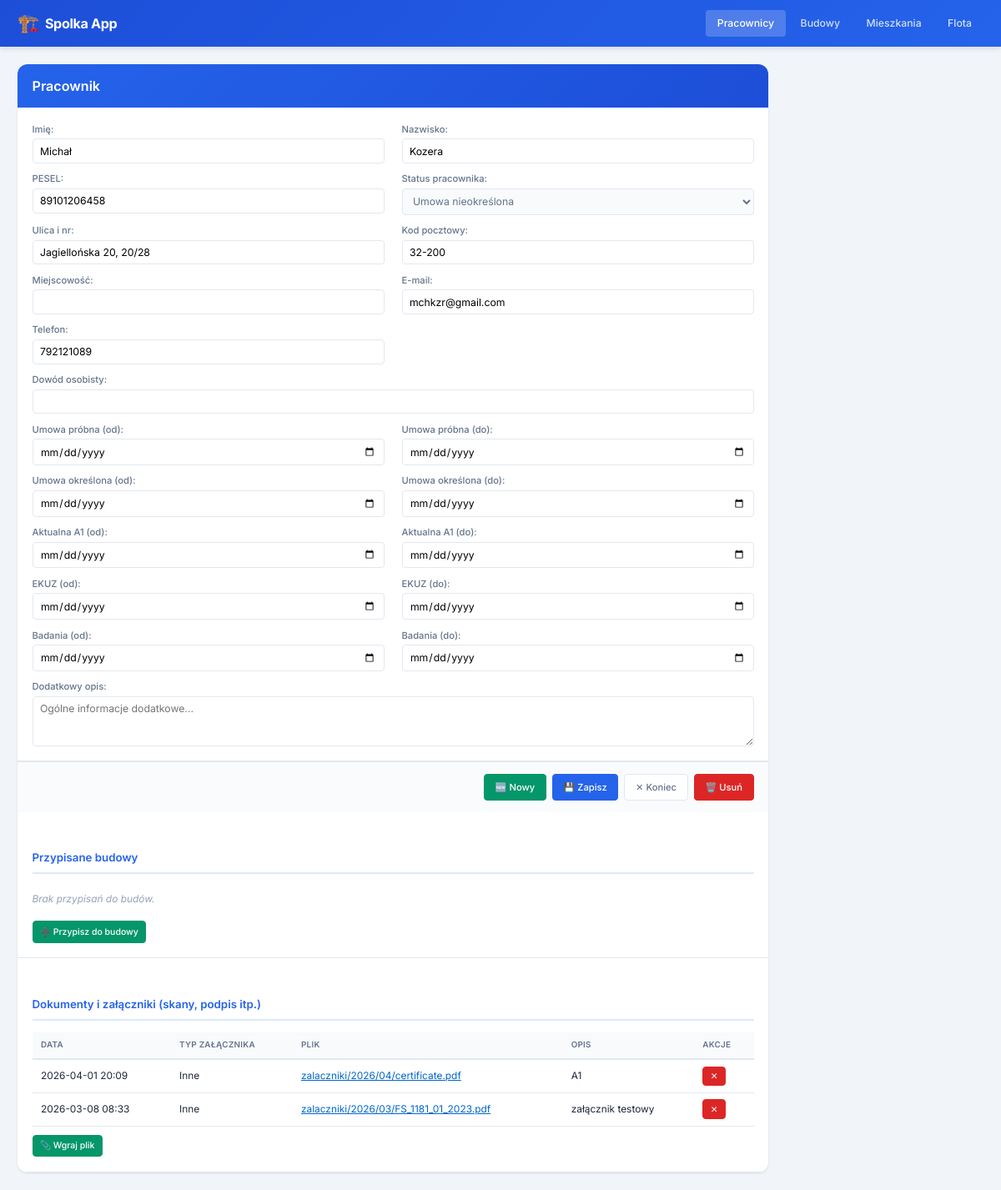
The app's page /pracownicy/1/ with its own data.
### kadry/models.py (models this page shows, shortened)
class Pracownik(models.Model):
    STATUS_CHOICES = [
        ("nieokreslona", "Umowa nieokreślona"),
        ("okreslona", "Umowa określona"),
        ("probna", "Umowa próbna"),
        ("rezygnacja", "Rezygnacja / Zwolniony"),
    ]
    imie = models.CharField("Imię", max_length=100)
    nazwisko = models.CharField("Nazwisko", max_length=100)
    pesel = models.CharField("PESEL", max_length=11, unique=True)
    ulica_nr = models.CharField("Ulica i nr", max_length=200, blank=True)
    kod_pocztowy = models.CharField("Kod pocztowy", max_length=10, blank=True)
    miejscowosc = models.CharField("Miejscowość", max_length=150, blank=True)
    email = models.EmailField("E-mail", blank=True)
    dowod_osobisty = models.CharField("Dowód osobisty", max_length=20, blank=True)
    telefon = models.CharField("Telefon", max_length=20, blank=True)
    status = models.CharField("Status pracownika", max_length=20, choices=STATUS_CHOICES, default="nieokreslona")
    umowa_probna_od = models.DateField("Umowa próbna (od)", null=True, blank=True)
    umowa_probna_do = models.DateField("Umowa próbna (do)", null=True, blank=True)
    umowa_okreslona_od = models.DateField("Umowa określona (od)", null=True, blank=True)
    umowa_okreslona_do = models.DateField("Umowa określona (do)", null=True, blank=True)
    a1_od = models.DateField("Aktualna A1 (od)", null=True, blank=True)
    a1_do = models.DateField("Aktualna A1 (do)", null=True, blank=True)
    ekuz_od = models.DateField("EKUZ (od)", null=True, blank=True)
    ekuz_do = models.DateField("EKUZ (do)", null=True, blank=True)
    badania_od = models.DateField("Badania (od)", null=True, blank=True)
    badania_do = models.DateField("Badania (do)", null=True, blank=True)
    opis = models.TextField("Dodatkowy opis", blank=True)
    data_utworzenia = models.DateTimeField("Data utworzenia", auto_now_add=True)
    class Meta:
        verbose_name = "Pracownik"
        verbose_name_plural = "Pracownicy"
        ordering = ["nazwisko", "imie"]

class Zalacznik(models.Model):
    TYP_CHOICES = [
        ("dowod_przod", "Dowód osobisty - przód"),
        ("dowod_tyl", "Dowód osobisty - tył"),
        ("wzor_podpisu", "Wzór podpisu"),
        ("skan", "Skan dokumentu"),
        ("zdjecie", "Zdjęcie"),
        ("inne", "Inne"),
    ]
    content_type = models.ForeignKey(ContentType, on_delete=models.CASCADE)
    object_id = models.PositiveIntegerField()
    content_object = GenericForeignKey("content_type", "object_id")
    plik = models.FileField("Plik", upload_to="zalaczniki/%Y/%m/")
    typ_dokumentu = models.CharField("Typ załącznika", max_length=50, choices=TYP_CHOICES, default="inne")
    opis = models.CharField("Opcjonalny opis", max_length=255, blank=True)
    data_dodania = models.DateTimeField("Data dodania", auto_now_add=True)
    class Meta:
        verbose_name = "Załącznik"
        verbose_name_plural = "Załączniki"
        ordering = ["-data_dodania"]

### kadry/views.py (the view)
# urls.py: path("pracownicy/<int:pk>/", views.pracownik_detail, name="pracownik_detail"),
def pracownik_detail(request, pk):
    obj = get_object_or_404(Pracownik, pk=pk)
    if request.method == "POST":
        form = PracownikForm(request.POST, instance=obj)
        if form.is_valid():
            form.save()
            django_messages.success(request, "Zapisano zmiany.")
            return redirect("pracownik_detail", pk=obj.pk)
    else:
        form = PracownikForm(instance=obj)
    przypisania = PracownikBudowa.objects.filter(pracownik=obj).select_related("budowa")
    przypisanie_form = PracownikBudowaForm(initial={"pracownik": obj})
    ct = ContentType.objects.get_for_model(Pracownik)
    zalaczniki = Zalacznik.objects.filter(content_type=ct, object_id=obj.pk)
    zalacznik_form = ZalacznikForm()
    context = {
        "form": form,
        "object": obj,
        "module_name": "Pracownik",
        "list_url_name": "pracownik_list",
        "przypisania": przypisania,
        "przypisanie_form": przypisanie_form,
        "zalaczniki": zalaczniki,
        "zalacznik_form": zalacznik_form,
        "content_type_id": ct.pk,
    }
    return render(request, "kadry/pracownik_form.html", context)

### kadry/forms.py
class PracownikBudowaForm(forms.ModelForm):
    class Meta:
        model = PracownikBudowa
        fields = ["budowa", "data_od", "data_do", "godziny"]
        widgets = {
            "budowa": forms.Select(attrs={"class": "form-input"}),
            "data_od": forms.DateInput(attrs={"class": "form-input", "type": "date"}),
            "data_do": forms.DateInput(attrs={"class": "form-input", "type": "date"}),
            "godziny": forms.NumberInput(attrs={"class": "form-input", "step": "0.1"}),
        }

### kadry/templates/kadry/pracownik_form.html (shortened to what this page needs)
{% extends "kadry/base.html" %}
{% block content %}
<div class="detail-view">
    <div class="detail-header">
        <h1 class="detail-title">{{ module_name }}</h1>
    </div>
    <form method="post" enctype="multipart/form-data" class="detail-form">
        <div class="form-section">
            <div class="form-grid">
                {% for field in form %}
                <div class="form-group {% if field.name == 'dowod_osobisty' or field.name == 'opis' %}form-group-wide{% endif %} {% if field.errors %}has-error{% endif %}">
                    <label class="form-label" for="{{ field.id_for_label }}">{{ field.label }}:</label>
                    {{ field }}
                </div>
                {% endfor %}
            </div>
        </div>
        <div class="form-actions">
            {% if object %}
            <a href="{% url 'pracownik_create' %}" class="btn btn-new">🆕 Nowy</a>
            {% endif %}
            <button type="submit" class="btn btn-save">💾 Zapisz</button>
            <a href="{% url list_url_name %}" class="btn btn-cancel">✕ Koniec</a>
            {% if object %}
            <a href="{% url 'pracownik_delete' pk=object.pk %}" class="btn btn-danger">🗑️ Usuń</a>
            {% endif %}
        </div>
    </form>
    {% if object %}
    <div class="form-section" style="margin-top: 2rem;">
        <h2 class="section-title">Przypisane budowy</h2>
        {% if przypisania %}
        <table class="data-table sub-table">
            <thead>
                <tr>
                    <th>Budowa</th>
                    <th>Data od</th>
                    <th>Data do</th>
                    <th>Akcje</th>
                </tr>
            </thead>
            <tbody>
                {% for p in przypisania %}
                <tr>
                    <td>{{ p.budowa }}</td>
                    <td>{{ p.data_od|default:"-" }}</td>
                    <td>{{ p.data_do|default:"-" }}</td>
                    <td>
                        <form method="post" action="{% url 'przypisanie_delete' pk=p.pk %}" style="display:inline">
                            {% csrf_token %}
                            <button type="submit" class="btn btn-sm btn-danger" title="Usuń przypisanie">✕</button>
                        </form>
                    </td>
                </tr>
                {% endfor %}
            </tbody>
        </table>
        {% else %}
        <p class="empty-text">Brak przypisań do budów.</p>
        {% endif %}
        <details class="inline-form-toggle">
            <summary class="btn btn-sm btn-add">➕ Przypisz do budowy</summary>
        </details>
    </div>
    {% endif %}
    {% if object %}
    <div class="form-section" style="margin-top: 2rem;">
        <h2 class="section-title">Dokumenty i załączniki (skany, podpis itp.)</h2>
        {% if zalaczniki %}
        <table class="data-table sub-table">
            <thead>
                <tr>
                    <th>Data</th>
                    <th>Typ załącznika</th>
                    <th>Plik</th>
                    <th>Opis</th>
                    <th>Akcje</th>
                </tr>
            </thead>
            <tbody>
                {% for z in zalaczniki %}
                <tr>
                    <td>{{ z.data_dodania|date:"Y-m-d H:i" }}</td>
                    <td>{{ z.get_typ_dokumentu_display }}</td>
                    <td><a href="{{ z.plik.url }}" target="_blank"
                            style="color: #0066cc; text-decoration: underline;">{{ z.plik.name|truncatechars:40 }}</a>
                    </td>
                    <td>{{ z.opis|default:"-" }}</td>
                    <td>
                        <form method="post" action="{% url 'zalacznik_delete' pk=z.pk %}" style="display:inline">
                            <button type="submit" class="btn btn-sm btn-danger" title="Usuń plik całkowicie"
                                onclick="return confirm('Trwale usunąć ten plik ze serwera?');">✕</button>
                        </form>
                    </td>
                </tr>
                {% endfor %}
            </tbody>
        </table>
        {% else %}
        <p class="empty-text">Brak wgranych załączników.</p>
        {% endif %}
        <details class="inline-form-toggle">
            <summary class="btn btn-sm btn-add">📎 Wgraj plik</summary>
        </details>
    </div>
    {% endif %}
</div>
{% endblock %}

### kadry/static/kadry/css/style.css (style rules this page uses)
*, *::before, *::after { box-sizing: border-box; margin: 0; padding: 0; }
:root { --primary: #2563EB; --primary-dark: #1D4ED8; --primary-light: #DBEAFE; --primary-bg: #EFF6FF; --accent-green: #059669; --accent-orange: #D97706; --accent-red: #DC2626; --bg-body: #F1F5F9; --bg-card: #FFFFFF; --text-primary: #1E293B; --text-secondary: #64748B; --text-muted: #94A3B8; --border: #E2E8F0; --border-focus: #93C5FD; --shadow: 0 1px 3px rgba(0,0,0,.08), 0 1px 2px rgba(0,0,0,.04); --shadow-md: 0 4px 6px rgba(0,0,0,.06), 0 2px 4px rgba(0,0,0,.04); --shadow-lg: 0 10px 15px rgba(0,0,0,.08), 0 4px 6px rgba(0,0,0,.04); --radius: 8px; --radius-sm: 4px; --radius-lg: 12px; --transition: all .2s ease; }
html { font-size: 14px; }
body { font-family: 'Inter', -apple-system, BlinkMacSystemFont, 'Segoe UI', sans-serif; background: var(--bg-body); color: var(--text-primary); line-height: 1.5; min-height: 100vh; }
a { color: var(--primary); text-decoration: none; }
.data-table { width: 100%; border-collapse: collapse; font-size: .85rem; }
.data-table thead { background: #F8FAFC; }
.data-table th { padding: .6rem .75rem; text-align: left; font-weight: 600; color: var(--text-secondary); border-bottom: 2px solid var(--border); white-space: nowrap; font-size: .75rem; text-transform: uppercase; letter-spacing: .03em; }
.data-table td { padding: .55rem .75rem; border-bottom: 1px solid var(--border); color: var(--text-primary); }
.detail-view { background: var(--bg-card); border-radius: var(--radius-lg); box-shadow: var(--shadow); overflow: hidden; max-width: 900px; }
.detail-header { padding: 1rem 1.25rem; background: linear-gradient(135deg, var(--primary) 0%, var(--primary-dark) 100%); color: #fff; }
.detail-title { font-size: 1.15rem; font-weight: 600; }
.detail-form { padding: 0; }
.form-section { padding: 1.25rem; border-bottom: 1px solid var(--border); }
.section-title { font-size: .95rem; font-weight: 600; color: var(--primary); margin-bottom: 1rem; padding-bottom: .5rem; border-bottom: 2px solid var(--primary-light); }
.form-grid { display: grid; grid-template-columns: 1fr 1fr; gap: .75rem 1.5rem; }
.form-group { display: flex; flex-direction: column; gap: .2rem; }
.form-group-wide { grid-column: 1 / -1; }
.form-label { font-size: .8rem; font-weight: 500; color: var(--text-secondary); }
.form-input { padding: .45rem .6rem; border: 1px solid var(--border); border-radius: var(--radius-sm); font-size: .875rem; font-family: inherit; transition: var(--transition); background: #fff; width: 100%; }
.form-input:read-only { background: #F8FAFC; color: var(--text-secondary); }
textarea.form-input { resize: vertical; min-height: 60px; }
select.form-input { cursor: pointer; }
.sub-table { margin-bottom: .75rem; }
.sub-table th { font-size: .7rem; }
.inline-form-toggle { margin-top: .75rem; }
.empty-text { color: var(--text-muted); font-style: italic; font-size: .85rem; padding: .5rem 0; }
.form-actions { display: flex; justify-content: flex-end; gap: .5rem; padding: 1rem 1.25rem; background: #FAFBFC; border-top: 1px solid var(--border); }
.btn { display: inline-flex; align-items: center; gap: .35rem; padding: .45rem .9rem; border: 1px solid var(--border); border-radius: var(--radius-sm); font-size: .8rem; font-weight: 500; font-family: inherit; cursor: pointer; transition: var(--transition); background: var(--bg-card); color: var(--text-primary); text-decoration: none; white-space: nowrap; }
.btn-sm { padding: .3rem .6rem; font-size: .75rem; }
.btn-add { background: var(--accent-green); color: #fff; border-color: var(--accent-green); }
.btn-save { background: var(--primary); color: #fff; border-color: var(--primary); }
.btn-new { background: var(--accent-green); color: #fff; border-color: var(--accent-green); }
.btn-cancel { color: var(--text-secondary); }
.btn-danger { background: var(--accent-red); color: #fff; border-color: var(--accent-red); }

### records on screen
Pracownik: form "Michał" "Kozera" "89101206458" "Umowa nieokreślona" "Jagiellońska 20, 20/28" "32-200" "mchkzr@gmail.com" "792121089"
Zalacznik: data_dodania "2026-04-01 20:09", typ_dokumentu "Inne", plik.name "zalaczniki/2026/04/certificate.pdf", opis "A1"
Zalacznik: data_dodania "2026-03-08 08:33", typ_dokumentu "Inne", plik.name "zalaczniki/2026/03/FS_1181_01_2023.pdf", opis "załącznik testowy"

### other values on screen
{{ module_name }} "Pracownik"
{{ field.label }} "Imię" "Nazwisko" "PESEL" "Status pracownika" "Ulica i nr" "Kod pocztowy" "Miejscowość" "E-mail" "Telefon" "Dowód osobisty" "Umowa próbna (od)" "Umowa próbna (do)" "Umowa określona (od)" "Umowa określona (do)" "Aktualna A1 (od)" "Aktualna A1 (do)" "EKUZ (od)" "EKUZ (do)" "Badania (od)" "Badania (do)" "Dodatkowy opis"
